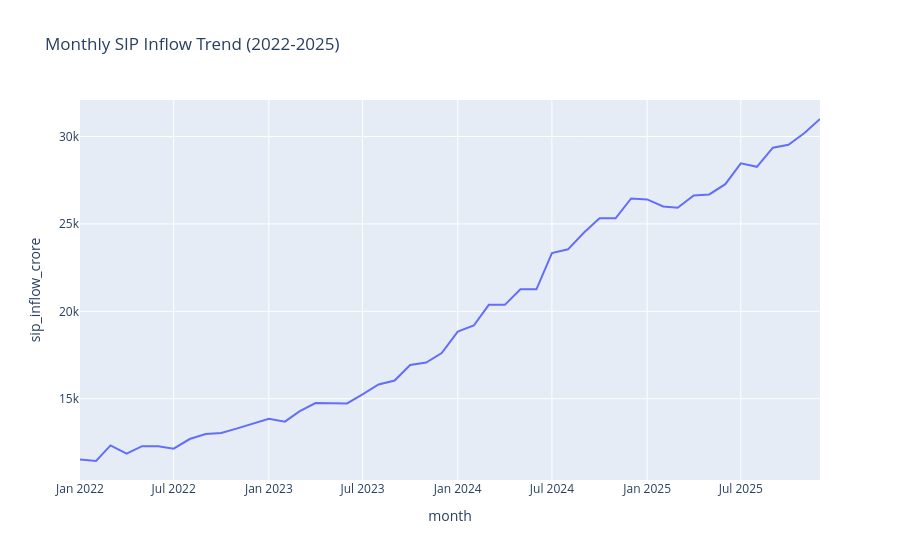

Notebook code cell kept with this figure:
### Code cell
import plotly.express as px

fig = px.line(
    sip,
    x="month",
    y="sip_inflow_crore",
    title="Monthly SIP Inflow Trend (2022-2025)"
)

fig.show()
